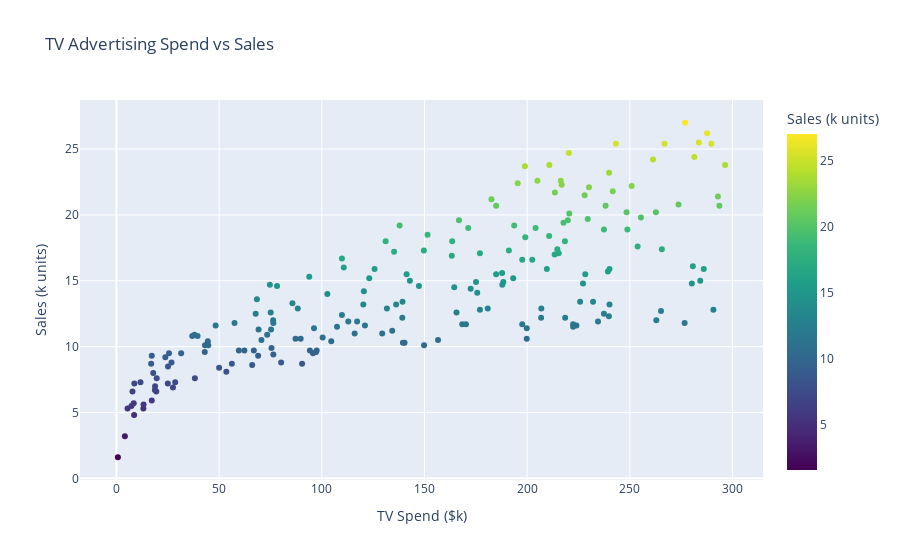

Notebook code cell kept with this figure:
### Markdown cell above
# 1️⃣ TV vs Sales

### Code cell
fig_tv = px.scatter(
    data,
    x='TV',
    y='Sales',
    color='Sales',  # optional: color points by sales
    color_continuous_scale='Viridis',
    title='TV Advertising Spend vs Sales',
    labels={'TV':'TV Spend ($k)', 'Sales':'Sales (k units)'},
    hover_data=['Radio', 'Newspaper']  # other channels on hover
)
fig_tv.show()

### Figure 1 — Plotly figure (JSON) as saved in the notebook; plotly's stock layout.template omitted (floating-point values rounded to 4 significant figures; data arrays with more than 128 entries replaced by an {"elided": "..."} marker saying what was removed)
{"data": [{"customdata": {"elided": "200x2 float values"}, "hovertemplate": "TV Spend ($k)=%{x}<br>Sales (k units)=%{marker.color}<br>Radio=%{customdata[0]}<br>Newspaper=%{customdata[1]}<extra></extra>", "legendgroup": "", "marker": {"color": {"elided": "200 float values"}, "coloraxis": "coloraxis", "symbol": "circle"}, "mode": "markers", "name": "", "orientation": "v", "showlegend": false, "type": "scatter", "x": {"elided": "200 float values"}, "xaxis": "x", "y": {"elided": "200 float values"}, "yaxis": "y"}], "layout": {"coloraxis": {"colorbar": {"title": {"text": "Sales (k units)"}}, "colorscale": [[0, "#440154"], [0.1111, "#482878"], [0.2222, "#3e4989"], [0.3333, "#31688e"], [0.4444, "#26828e"], [0.5556, "#1f9e89"], [0.6667, "#35b779"], [0.7778, "#6ece58"], [0.8889, "#b5de2b"], [1, "#fde725"]]}, "legend": {"tracegroupgap": 0}, "title": {"text": "TV Advertising Spend vs Sales"}, "xaxis": {"anchor": "y", "domain": [0, 1], "title": {"text": "TV Spend ($k)"}}, "yaxis": {"anchor": "x", "domain": [0, 1], "title": {"text": "Sales (k units)"}}}}
